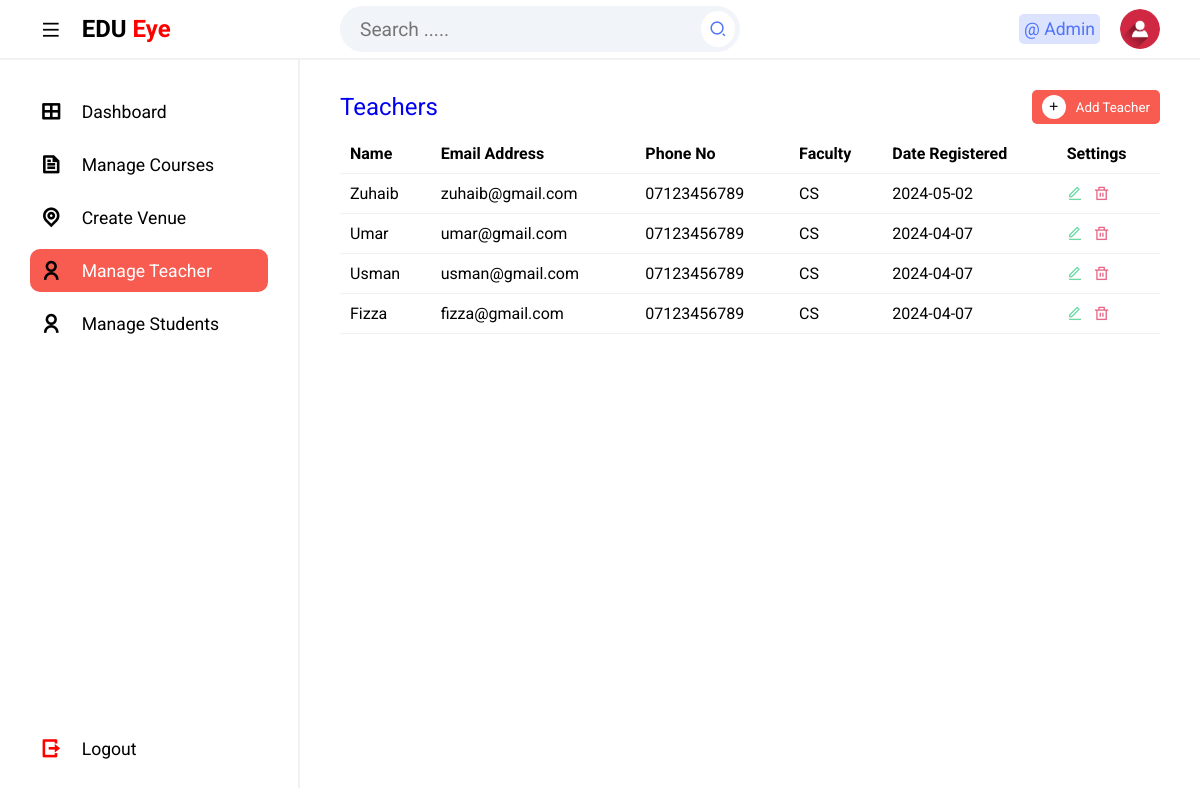
Page /Admin/createteacher.php (signed in) on the committed database.
### tables this page shows
CREATE TABLE `tbllecture` (
  `Id` int(10) NOT NULL,
  `firstName` varchar(255) NOT NULL,
  `lastName` varchar(255) NOT NULL,
  `emailAddress` varchar(255) NOT NULL,
  `password` varchar(255) NOT NULL,
  `phoneNo` varchar(50) NOT NULL,
  `facultyCode` varchar(50) NOT NULL,
  `dateCreated` varchar(50) NOT NULL
);

### Admin/createteacher.php (the view, shortened to what this page needs)
<?php
include '../Includes/dbcon.php';
?>
<!DOCTYPE html>
<html lang="en">
<head>
  <link rel="stylesheet" href="css/styles.css">
  <link rel="stylesheet" href="https://cdnjs.cloudflare.com/ajax/libs/font-awesome/6.5.1/css/all.min.css">
  <link href="https://cdnjs.cloudflare.com/ajax/libs/remixicon/4.2.0/remixicon.css" rel="stylesheet">
</head>
<body>
<?php include "Includes/topbar.php";?>
  <section class=main>
      <?php include "Includes/sidebar.php";?>
   <div class="main--content">
   <div class="table-container">
            <a href="#add-form" style="text-decoration:none;"> <div class="title" id="addLecture">
                    <h2 class="section--title">Teachers</h2>
                    <button class="add"><i class="ri-add-line"></i>Add Teacher</button>
                </div>
            </a>
                <div class="table">
                    <table>
                        <thead>
                            <tr>
                                <th>Name</th>
                                <th>Email Address</th>
                                <th>Phone No</th>
                                <th>Faculty</th>
                                <th>Date Registered</th>
                                <th>Settings</th>
                            </tr>
                        </thead>
                        <tbody>
                            <?php
                            $sql = "SELECT * FROM tbllecture";
                            $result = $conn->query($sql);
                            if ($result->num_rows > 0) {
                                while ($row = $result->fetch_assoc()) {
                                    echo "<tr>";
                                    echo "<td>" . $row["firstName"] . "</td>";
                                    echo "<td>" . $row["emailAddress"] . "</td>";
                                    echo "<td>" . $row["phoneNo"] . "</td>";
                                    echo "<td>" . $row["facultyCode"] . "</td>";
                                    echo "<td>" . $row["dateCreated"] . "</td>";
                                    echo "<td><span><i class='ri-edit-line edit' data-id='" . $row["Id"] . "'></i><i class='ri-delete-bin-line delete' data-id='" . $row["Id"] . "'></i></span></td>";
                                    echo "</tr>";
                                }
                            } else {
                                echo "<tr><td colspan='6'>No records found</td></tr>";
                            }
                            ?>
                        </tbody>
                    </table>
                </div>
            </div>
</section>
</body>
</html>

### Admin/Includes/topbar.php (shortened to what this page needs)
<?php
$fullName = "";
if (isset($_SESSION['userId'])) {
    $userId = $conn->real_escape_string($_SESSION['userId']);
    $query = "SELECT * FROM tbladmin WHERE Id = $userId";
    $rs = $conn->query($query);
    if ($rs) {
        $num = $rs->num_rows;
        if ($num > 0) {
            $row = $rs->fetch_assoc();
            $fullName = $row['firstName'] . " " . $row['lastName'];
                } else {
            echo "Admin not found";
        }
    } else {
        echo "Error: " . $conn->error;
    }
} else {
 header('location: ../index.php');
}
?>
<section class="header">
    <div class="logo">
        <i class="ri-menu-line icon icon-0 menu"></i>
        <h2>EDU<span> Eye</span></h2>
    </div>
    <div class="search--notification--profile">
        <div id="searchInput" class="search">
            <input type="text" id="searchText" placeholder="Search .....">
            <button onclick="searchItems()"><i class="ri-search-2-line"></i></button>
        </div>
        <div class="notification--profile">
            <div class="picon lock">
                @ <?php echo $fullName; ?>
            </div>
            <div class="picon profile">
                <img src="img/user.png" alt="">
            </div>
        </div>
    </div>
</section>

### Admin/css/styles.css (style rules this page uses)
* { margin: 0; padding: 0; box-sizing: border-box; font-family: 'Roboto', sans-serif; }
body { position: relative; width: 100%; }
.header { height: 60px; width: 100%; display: flex; align-items: center; border-bottom: 2px solid #f1f1f1; }
.logo { display: flex; align-items: center; width: 300px; padding-left: 40px; }
.logo span { color: red; }
.search--notification--profile { display: flex; align-items: center; justify-content: space-between; width: calc(100% - 300px); padding: 0 40px; }
.search { background-color: #f1f4f8; border-radius: 50px; width: 400px; padding: 5px; display: flex; align-items: center; justify-content: space-between; }
.search input { background-color: transparent; outline: none; border: none; text-indent: 15px; width: 85%; font-size:1.2em; }
.search button { outline: none; border: none; border-radius: 50%; background-color: #fff; padding: 8px; display: flex; align-items: center; justify-content: center; }
.search button i { font-size: 1.1rem; color: #5073fb; }
.notification--profile { display: flex; align-items: center; }
.picon { margin-left: 20px; font-size: 1.1rem; padding: 5px; border-radius: 5px; }
.lock { color: #5073fb; background-color: rgba(80, 115, 251, .2); }
.profile { position: relative; width: 40px; height: 40px; border-radius: 50%; overflow: hidden; }
img { position: absolute; top: 0; left: 0; width: 100%; height: 100%; object-fit: cover; }
.main { position: relative; width: 100%; min-height: calc(100vh - 60px); }
a { text-decoration: none; }
.icon { position: relative; display: flex; align-items: center; justify-content: center; margin-right: 20px; font-size: 1.3rem; }
thead { position:sticky; top:0; background-color:white; padding:20px; }
.main--content { position: absolute; top: 0; right: 0; height: 100%; width: calc(100% - 300px); padding: 0 40px; transition: .3s; }
.title { display: flex; align-items: center; justify-content: space-between; margin-bottom: 10px; margin-top: 30px; }
.section--title { font-weight: 400; }
.add { display: flex; align-items: center; padding: 5px 10px; outline: none; border: none; background-color: #f85b50; color: #fff; border-radius: 5px; cursor: pointer; transition: .3s; }
.add i { margin-right: 10px; padding: 5px; background-color: #fff; border-radius: 50%; color: #000; }
.table-container { margin-bottom: 20px; }
.table { height: 200px; overflow-y: scroll; }
table { width: 100%; text-align: left; border-collapse: collapse; }
tr { border-bottom: 1px solid #f1f1f1; }
td, th { padding-block: 10px; padding:10px; }
.edit { color: #70d7a5; margin-right: 10px; }
.delete { color: #e86786; }

### rows in the picture
tbllecture: firstName "Zuhaib", emailAddress "zuhaib@gmail.com", phoneNo "07123456789", facultyCode "CS", dateCreated "2024-05-02"
tbllecture: firstName "Umar", emailAddress "umar@gmail.com", phoneNo "07123456789", facultyCode "CS", dateCreated "2024-04-07"
tbllecture: firstName "Usman", emailAddress "usman@gmail.com", phoneNo "07123456789", facultyCode "CS", dateCreated "2024-04-07"
tbllecture: firstName "Fizza", emailAddress "fizza@gmail.com", phoneNo "07123456789", facultyCode "CS", dateCreated "2024-04-07"

### other values in the picture
$fullName "Admin"
